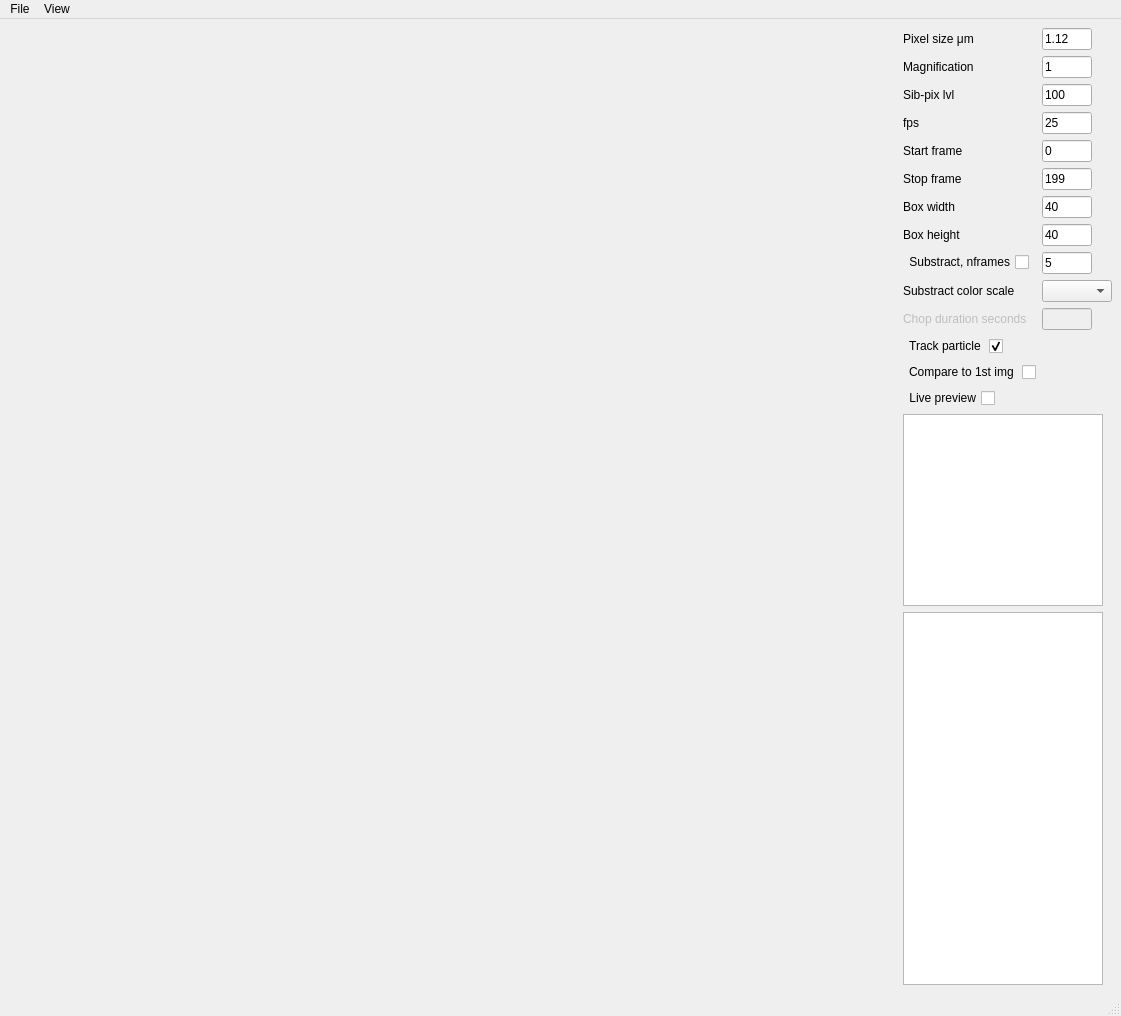
<?xml version="1.0" encoding="UTF-8"?>
<ui version="4.0">
 <class>MainWindow</class>
 <widget class="QMainWindow" name="MainWindow">
  <property name="geometry">
   <rect>
    <x>0</x>
    <y>0</y>
    <width>1121</width>
    <height>1016</height>
   </rect>
  </property>
  <property name="acceptDrops">
   <bool>true</bool>
  </property>
  <property name="windowTitle">
   <string>LPVM-NanoMotionAnalysis</string>
  </property>
  <widget class="QWidget" name="centralwidget">
   <layout class="QHBoxLayout" name="horizontalLayout">
    <item>
     <widget class="QWidget" name="mplwindow" native="true">
      <property name="sizePolicy">
       <sizepolicy hsizetype="Expanding" vsizetype="Preferred">
        <horstretch>0</horstretch>
        <verstretch>0</verstretch>
       </sizepolicy>
      </property>
      <property name="acceptDrops">
       <bool>true</bool>
      </property>
      <layout class="QVBoxLayout" name="mplvl"/>
     </widget>
    </item>
    <item>
     <layout class="QVBoxLayout" name="verticalLayout">
      <item>
       <layout class="QFormLayout" name="formLayout">
        <item row="1" column="0">
         <widget class="QLabel" name="label_pix_size">
          <property name="sizePolicy">
           <sizepolicy hsizetype="Maximum" vsizetype="Preferred">
            <horstretch>0</horstretch>
            <verstretch>0</verstretch>
           </sizepolicy>
          </property>
          <property name="maximumSize">
           <size>
            <width>170</width>
            <height>16777215</height>
           </size>
          </property>
          <property name="text">
           <string>Pixel size μm</string>
          </property>
         </widget>
        </item>
        <item row="1" column="1">
         <widget class="QLineEdit" name="lineEdit_pix_size">
          <property name="sizePolicy">
           <sizepolicy hsizetype="Maximum" vsizetype="Fixed">
            <horstretch>0</horstretch>
            <verstretch>0</verstretch>
           </sizepolicy>
          </property>
          <property name="maximumSize">
           <size>
            <width>50</width>
            <height>16777215</height>
           </size>
          </property>
          <property name="focusPolicy">
           <enum>Qt::ClickFocus</enum>
          </property>
          <property name="toolTip">
           <string>Sensor pixel size</string>
          </property>
          <property name="text">
           <string>1.12</string>
          </property>
         </widget>
        </item>
        <item row="2" column="0">
         <widget class="QLabel" name="label_magn">
          <property name="sizePolicy">
           <sizepolicy hsizetype="Maximum" vsizetype="Preferred">
            <horstretch>0</horstretch>
            <verstretch>0</verstretch>
           </sizepolicy>
          </property>
          <property name="maximumSize">
           <size>
            <width>170</width>
            <height>16777215</height>
           </size>
          </property>
          <property name="text">
           <string>Magnification</string>
          </property>
         </widget>
        </item>
        <item row="2" column="1">
         <widget class="QLineEdit" name="lineEdit_magn">
          <property name="sizePolicy">
           <sizepolicy hsizetype="Maximum" vsizetype="Fixed">
            <horstretch>0</horstretch>
            <verstretch>0</verstretch>
           </sizepolicy>
          </property>
          <property name="maximumSize">
           <size>
            <width>50</width>
            <height>16777215</height>
           </size>
          </property>
          <property name="focusPolicy">
           <enum>Qt::ClickFocus</enum>
          </property>
          <property name="toolTip">
           <string>Enlarging factor</string>
          </property>
          <property name="text">
           <string>1</string>
          </property>
         </widget>
        </item>
        <item row="3" column="0">
         <widget class="QLabel" name="label_sub_pix">
          <property name="sizePolicy">
           <sizepolicy hsizetype="Maximum" vsizetype="Preferred">
            <horstretch>0</horstretch>
            <verstretch>0</verstretch>
           </sizepolicy>
          </property>
          <property name="maximumSize">
           <size>
            <width>170</width>
            <height>16777215</height>
           </size>
          </property>
          <property name="text">
           <string>Sib-pix lvl</string>
          </property>
         </widget>
        </item>
        <item row="3" column="1">
         <widget class="QLineEdit" name="lineEdit_sub_pix">
          <property name="sizePolicy">
           <sizepolicy hsizetype="Maximum" vsizetype="Fixed">
            <horstretch>0</horstretch>
            <verstretch>0</verstretch>
           </sizepolicy>
          </property>
          <property name="maximumSize">
           <size>
            <width>50</width>
            <height>16777215</height>
           </size>
          </property>
          <property name="focusPolicy">
           <enum>Qt::ClickFocus</enum>
          </property>
          <property name="toolTip">
           <string>100 is usually good</string>
          </property>
          <property name="inputMask">
           <string extracomment="100 is usually good"/>
          </property>
          <property name="text">
           <string>100</string>
          </property>
         </widget>
        </item>
        <item row="4" column="0">
         <widget class="QLabel" name="label_fps">
          <property name="sizePolicy">
           <sizepolicy hsizetype="Maximum" vsizetype="Preferred">
            <horstretch>0</horstretch>
            <verstretch>0</verstretch>
           </sizepolicy>
          </property>
          <property name="maximumSize">
           <size>
            <width>170</width>
            <height>16777215</height>
           </size>
          </property>
          <property name="text">
           <string>fps</string>
          </property>
         </widget>
        </item>
        <item row="4" column="1">
         <widget class="QLineEdit" name="lineEdit_fps">
          <property name="sizePolicy">
           <sizepolicy hsizetype="Maximum" vsizetype="Fixed">
            <horstretch>0</horstretch>
            <verstretch>0</verstretch>
           </sizepolicy>
          </property>
          <property name="maximumSize">
           <size>
            <width>50</width>
            <height>16777215</height>
           </size>
          </property>
          <property name="focusPolicy">
           <enum>Qt::ClickFocus</enum>
          </property>
          <property name="text">
           <string>25</string>
          </property>
         </widget>
        </item>
        <item row="5" column="0">
         <widget class="QLabel" name="label_start_frame">
          <property name="sizePolicy">
           <sizepolicy hsizetype="Maximum" vsizetype="Preferred">
            <horstretch>0</horstretch>
            <verstretch>0</verstretch>
           </sizepolicy>
          </property>
          <property name="maximumSize">
           <size>
            <width>170</width>
            <height>16777215</height>
           </size>
          </property>
          <property name="text">
           <string>Start frame</string>
          </property>
         </widget>
        </item>
        <item row="5" column="1">
         <widget class="QLineEdit" name="lineEdit_start_frame">
          <property name="sizePolicy">
           <sizepolicy hsizetype="Maximum" vsizetype="Fixed">
            <horstretch>0</horstretch>
            <verstretch>0</verstretch>
           </sizepolicy>
          </property>
          <property name="maximumSize">
           <size>
            <width>50</width>
            <height>16777215</height>
           </size>
          </property>
          <property name="focusPolicy">
           <enum>Qt::ClickFocus</enum>
          </property>
          <property name="text">
           <string>0</string>
          </property>
         </widget>
        </item>
        <item row="6" column="0">
         <widget class="QLabel" name="label_stop_frame">
          <property name="sizePolicy">
           <sizepolicy hsizetype="Maximum" vsizetype="Preferred">
            <horstretch>0</horstretch>
            <verstretch>0</verstretch>
           </sizepolicy>
          </property>
          <property name="maximumSize">
           <size>
            <width>170</width>
            <height>16777215</height>
           </size>
          </property>
          <property name="text">
           <string>Stop frame</string>
          </property>
         </widget>
        </item>
        <item row="6" column="1">
         <widget class="QLineEdit" name="lineEdit_stop_frame">
          <property name="sizePolicy">
           <sizepolicy hsizetype="Maximum" vsizetype="Fixed">
            <horstretch>0</horstretch>
            <verstretch>0</verstretch>
           </sizepolicy>
          </property>
          <property name="maximumSize">
           <size>
            <width>50</width>
            <height>16777215</height>
           </size>
          </property>
          <property name="focusPolicy">
           <enum>Qt::ClickFocus</enum>
          </property>
          <property name="text">
           <string>199</string>
          </property>
         </widget>
        </item>
        <item row="7" column="0">
         <widget class="QLabel" name="label_w">
          <property name="sizePolicy">
           <sizepolicy hsizetype="Maximum" vsizetype="Preferred">
            <horstretch>0</horstretch>
            <verstretch>0</verstretch>
           </sizepolicy>
          </property>
          <property name="maximumSize">
           <size>
            <width>170</width>
            <height>16777215</height>
           </size>
          </property>
          <property name="text">
           <string>Box width</string>
          </property>
         </widget>
        </item>
        <item row="7" column="1">
         <widget class="QLineEdit" name="lineEdit_w">
          <property name="sizePolicy">
           <sizepolicy hsizetype="Maximum" vsizetype="Fixed">
            <horstretch>0</horstretch>
            <verstretch>0</verstretch>
           </sizepolicy>
          </property>
          <property name="maximumSize">
           <size>
            <width>50</width>
            <height>16777215</height>
           </size>
          </property>
          <property name="focusPolicy">
           <enum>Qt::ClickFocus</enum>
          </property>
          <property name="text">
           <string>40</string>
          </property>
         </widget>
        </item>
        <item row="8" column="0">
         <widget class="QLabel" name="label_h">
          <property name="sizePolicy">
           <sizepolicy hsizetype="Maximum" vsizetype="Preferred">
            <horstretch>0</horstretch>
            <verstretch>0</verstretch>
           </sizepolicy>
          </property>
          <property name="maximumSize">
           <size>
            <width>170</width>
            <height>16777215</height>
           </size>
          </property>
          <property name="text">
           <string>Box height</string>
          </property>
         </widget>
        </item>
        <item row="8" column="1">
         <widget class="QLineEdit" name="lineEdit_h">
          <property name="sizePolicy">
           <sizepolicy hsizetype="Maximum" vsizetype="Fixed">
            <horstretch>0</horstretch>
            <verstretch>0</verstretch>
           </sizepolicy>
          </property>
          <property name="maximumSize">
           <size>
            <width>50</width>
            <height>16777215</height>
           </size>
          </property>
          <property name="focusPolicy">
           <enum>Qt::ClickFocus</enum>
          </property>
          <property name="text">
           <string>40</string>
          </property>
         </widget>
        </item>
        <item row="9" column="0">
         <widget class="QCheckBox" name="checkBox_substract">
          <property name="sizePolicy">
           <sizepolicy hsizetype="Preferred" vsizetype="Fixed">
            <horstretch>0</horstretch>
            <verstretch>0</verstretch>
           </sizepolicy>
          </property>
          <property name="maximumSize">
           <size>
            <width>170</width>
            <height>16777215</height>
           </size>
          </property>
          <property name="layoutDirection">
           <enum>Qt::RightToLeft</enum>
          </property>
          <property name="text">
           <string>Substract, nframes</string>
          </property>
         </widget>
        </item>
        <item row="9" column="1">
         <widget class="QLineEdit" name="lineEdit_substract_lvl">
          <property name="sizePolicy">
           <sizepolicy hsizetype="Maximum" vsizetype="Fixed">
            <horstretch>0</horstretch>
            <verstretch>0</verstretch>
           </sizepolicy>
          </property>
          <property name="maximumSize">
           <size>
            <width>50</width>
            <height>16777215</height>
           </size>
          </property>
          <property name="focusPolicy">
           <enum>Qt::ClickFocus</enum>
          </property>
          <property name="toolTip">
           <string>How many times in range to do this ?</string>
          </property>
          <property name="text">
           <string>5</string>
          </property>
         </widget>
        </item>
        <item row="10" column="0">
         <widget class="QLabel" name="label">
          <property name="text">
           <string>Substract color scale</string>
          </property>
         </widget>
        </item>
        <item row="10" column="1">
         <widget class="QComboBox" name="comboBox_substract_col">
          <property name="sizePolicy">
           <sizepolicy hsizetype="Maximum" vsizetype="Fixed">
            <horstretch>0</horstretch>
            <verstretch>0</verstretch>
           </sizepolicy>
          </property>
          <property name="maximumSize">
           <size>
            <width>70</width>
            <height>16777215</height>
           </size>
          </property>
         </widget>
        </item>
        <item row="11" column="1">
         <widget class="QLineEdit" name="lineEdit_chop_sec">
          <property name="enabled">
           <bool>false</bool>
          </property>
          <property name="sizePolicy">
           <sizepolicy hsizetype="Maximum" vsizetype="Fixed">
            <horstretch>0</horstretch>
            <verstretch>0</verstretch>
           </sizepolicy>
          </property>
          <property name="maximumSize">
           <size>
            <width>50</width>
            <height>16777215</height>
           </size>
          </property>
          <property name="toolTip">
           <string>Numbers of second of every slice</string>
          </property>
          <property name="statusTip">
           <string/>
          </property>
         </widget>
        </item>
        <item row="11" column="0">
         <widget class="QLabel" name="label_chop_sec">
          <property name="enabled">
           <bool>false</bool>
          </property>
          <property name="text">
           <string>Chop duration seconds</string>
          </property>
         </widget>
        </item>
        <item row="12" column="0">
         <widget class="QCheckBox" name="checkBox_track">
          <property name="layoutDirection">
           <enum>Qt::RightToLeft</enum>
          </property>
          <property name="text">
           <string>Track particle </string>
          </property>
          <property name="checked">
           <bool>true</bool>
          </property>
         </widget>
        </item>
        <item row="13" column="0">
         <widget class="QCheckBox" name="checkBox_compare_first">
          <property name="layoutDirection">
           <enum>Qt::RightToLeft</enum>
          </property>
          <property name="text">
           <string>Compare to 1st img </string>
          </property>
         </widget>
        </item>
        <item row="14" column="0">
         <widget class="QCheckBox" name="checkBox_live_preview">
          <property name="layoutDirection">
           <enum>Qt::RightToLeft</enum>
          </property>
          <property name="text">
           <string>Live preview</string>
          </property>
         </widget>
        </item>
       </layout>
      </item>
      <item>
       <widget class="QListWidget" name="views">
        <property name="sizePolicy">
         <sizepolicy hsizetype="Maximum" vsizetype="Preferred">
          <horstretch>0</horstretch>
          <verstretch>0</verstretch>
         </sizepolicy>
        </property>
        <property name="maximumSize">
         <size>
          <width>200</width>
          <height>16777215</height>
         </size>
        </property>
       </widget>
      </item>
      <item>
       <widget class="QListWidget" name="boxes">
        <property name="sizePolicy">
         <sizepolicy hsizetype="Maximum" vsizetype="Expanding">
          <horstretch>0</horstretch>
          <verstretch>0</verstretch>
         </sizepolicy>
        </property>
        <property name="maximumSize">
         <size>
          <width>200</width>
          <height>16777215</height>
         </size>
        </property>
       </widget>
      </item>
     </layout>
    </item>
   </layout>
  </widget>
  <widget class="QMenuBar" name="menubar">
   <property name="geometry">
    <rect>
     <x>0</x>
     <y>0</y>
     <width>1121</width>
     <height>21</height>
    </rect>
   </property>
   <widget class="QMenu" name="menuFile">
    <property name="title">
     <string>File</string>
    </property>
    <addaction name="actionOpen"/>
    <addaction name="actionExport_results"/>
   </widget>
   <widget class="QMenu" name="menuView">
    <property name="title">
     <string>View</string>
    </property>
    <widget class="QMenu" name="menuView_plot">
     <property name="title">
      <string>View plot</string>
     </property>
     <addaction name="actionViolin"/>
     <addaction name="actionViolin_all_on_one"/>
     <addaction name="actionPos"/>
     <addaction name="actionx_shift"/>
     <addaction name="actiony_shift"/>
     <addaction name="actionViolin_chop"/>
    </widget>
    <addaction name="actionSubstract"/>
    <addaction name="menuView_plot"/>
   </widget>
   <addaction name="menuFile"/>
   <addaction name="menuView"/>
  </widget>
  <widget class="QStatusBar" name="statusbar"/>
  <action name="actionOpen">
   <property name="text">
    <string>Open</string>
   </property>
   <property name="statusTip">
    <string>Open a file supported by PIMS (http://soft-matter.github.io/pims)</string>
   </property>
   <property name="shortcut">
    <string>Ctrl+O</string>
   </property>
  </action>
  <action name="actionConvert">
   <property name="text">
    <string>Convert</string>
   </property>
   <property name="statusTip">
    <string>Convert the previously opened file to .mp4 using ffmpeg</string>
   </property>
  </action>
  <action name="actionSubstract">
   <property name="text">
    <string>Substract</string>
   </property>
   <property name="statusTip">
    <string>Substract the last frame from the 1st frame</string>
   </property>
  </action>
  <action name="actionPixel_size">
   <property name="text">
    <string>Pixel size</string>
   </property>
  </action>
  <action name="actionMagnification">
   <property name="text">
    <string>Magnification</string>
   </property>
   <property name="statusTip">
    <string>Defines the optical zoom</string>
   </property>
  </action>
  <action name="actionSub_pixel_level">
   <property name="text">
    <string>Sub pixel level</string>
   </property>
   <property name="statusTip">
    <string>100 is usually good</string>
   </property>
  </action>
  <action name="actionEdit_objects_list">
   <property name="text">
    <string>Edit objects list</string>
   </property>
  </action>
  <action name="actionViolin">
   <property name="checkable">
    <bool>true</bool>
   </property>
   <property name="checked">
    <bool>false</bool>
   </property>
   <property name="text">
    <string>Violin_step_length</string>
   </property>
  </action>
  <action name="actionPos">
   <property name="checkable">
    <bool>true</bool>
   </property>
   <property name="text">
    <string>pos(t)</string>
   </property>
  </action>
  <action name="actionSub_frameset">
   <property name="text">
    <string>Sub-frameset</string>
   </property>
   <property name="statusTip">
    <string>Select a set to show and analyse</string>
   </property>
  </action>
  <action name="actionAdd_box">
   <property name="text">
    <string>Add box</string>
   </property>
   <property name="statusTip">
    <string>Add zone to analyse. Modify it on screen</string>
   </property>
   <property name="shortcut">
    <string>A</string>
   </property>
  </action>
  <action name="actionStart_analysis">
   <property name="text">
    <string>Start analysis</string>
   </property>
   <property name="shortcut">
    <string>S</string>
   </property>
  </action>
  <action name="actionx_shift">
   <property name="checkable">
    <bool>true</bool>
   </property>
   <property name="text">
    <string>x(t)_shift</string>
   </property>
  </action>
  <action name="actiony_shift">
   <property name="checkable">
    <bool>true</bool>
   </property>
   <property name="text">
    <string>y(t)_shift</string>
   </property>
  </action>
  <action name="actionShow_results">
   <property name="text">
    <string>Show results</string>
   </property>
  </action>
  <action name="actionExport_results">
   <property name="text">
    <string>Export results</string>
   </property>
  </action>
  <action name="actionViolin_all_on_one">
   <property name="checkable">
    <bool>true</bool>
   </property>
   <property name="checked">
    <bool>true</bool>
   </property>
   <property name="text">
    <string>Violin_all_on_one</string>
   </property>
  </action>
  <action name="actionViolin_chop">
   <property name="checkable">
    <bool>true</bool>
   </property>
   <property name="text">
    <string>Violin_chop</string>
   </property>
  </action>
 </widget>
 <resources/>
 <connections/>
</ui>
